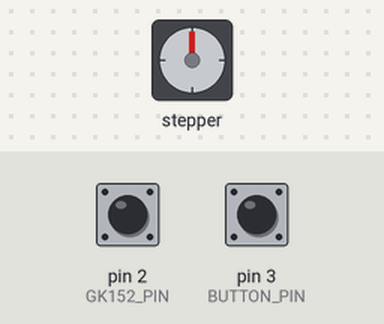
This sketch was run on a simulated Arduino Uno, built with avr-gcc and run on an emulated ATmega328P. Shown: stepper motor. The test bench sets the inputs (shaded band); at power-on: pin 3 (BUTTON_PIN) HIGH, pin 2 (GK152_PIN) HIGH. Stepper angles assume 3200 steps per turn; what the sketch prints to the serial monitor is not drawn.

Above: at 1.2 s.
1.3 s: pin 3 (BUTTON_PIN) pulled LOW for 0.15 s
At 1.5 s:
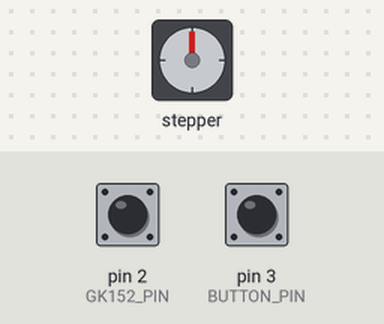
At 2.1 s:
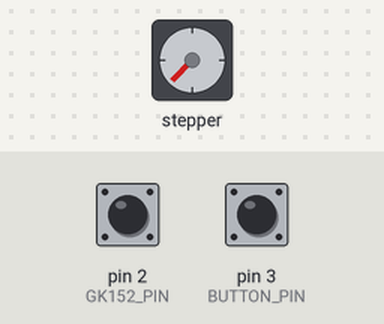
4.3 s: pin 2 (GK152_PIN) pulled LOW for 0.15 s
10.4 s: pin 2 (GK152_PIN) pulled LOW for 1 s
13.6 s: pin 3 (BUTTON_PIN) pulled LOW for 1 s
At 18.6 s:
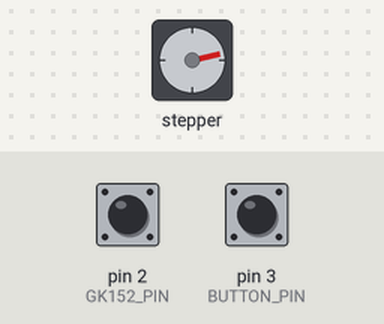
Timing chart, 0 to 20.6 s (numbered marks = the images above; inputs shaded):
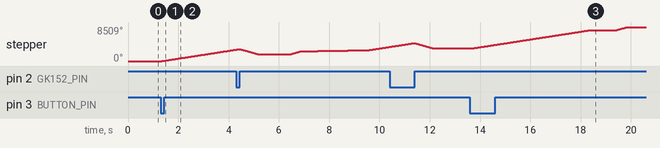

Measured:
- after the input at 1.3 s, stepper: keeps turning clockwise at about 972°/s, starting after 0.05 s
- after the input at 13.6 s, stepper: turns 4500° clockwise in 4.6 s, then 872° clockwise in 1.2 s

The sketch:

ivd.ino
```cpp
#include <Arduino.h>
#include "DRV8834.h"

// ─────────────────────────────────────────────────────────────
// Pin Configuration
// ─────────────────────────────────────────────────────────────
constexpr uint8_t BUTTON_PIN       = 3;
constexpr uint8_t DIR_PIN          = 4;
constexpr uint8_t STEP_PIN         = 6;
constexpr uint8_t SLEEP_PIN        = 12;
constexpr uint8_t MICROSTEP_PIN_0  = 9;
constexpr uint8_t MICROSTEP_PIN_1  = 10;
constexpr uint8_t GK152_PIN        = 2;  // Optical switch (GK152 black wire)

// ─────────────────────────────────────────────────────────────
// Motion Configuration
// ─────────────────────────────────────────────────────────────
constexpr uint8_t DEBOUNCE_MS      = 50;
constexpr int MOTOR_STEPS          = 200;

constexpr float PRE_SCAN_RPM       = 300;
constexpr int SCAN_RPM             = 18;

constexpr uint8_t MICROSTEP_LEVEL  = 16;
constexpr int BACKOFF_STEPS        = 1375;  // Steps to back off after hitting sensor
constexpr int SCAN_START_POSITION  = 800;
constexpr int SCAN_STEPS           = 275;

DRV8834 stepper(MOTOR_STEPS, DIR_PIN, STEP_PIN, SLEEP_PIN, MICROSTEP_PIN_0, MICROSTEP_PIN_1);

// ─────────────────────────────────────────────────────────────
// GK152 Optical Switch Logic
// ─────────────────────────────────────────────────────────────
const bool GK152_ACTIVE_HIGH = true;

inline bool gkBlockedRaw() {
  int val = digitalRead(GK152_PIN);
  return GK152_ACTIVE_HIGH ? (val == HIGH) : (val == LOW);
}

// ─────────────────────────────────────────────────────────────
// Debounce Variables
// ─────────────────────────────────────────────────────────────
bool lastRawState = HIGH;
bool stableButton = HIGH;
unsigned long lastChangeMs = 0;

// ─────────────────────────────────────────────────────────────
// Interrupt Flag
// ─────────────────────────────────────────────────────────────
volatile bool stopMotor = false;

void handleGK152Interrupt() {
  stopMotor = true;
}

// ─────────────────────────────────────────────────────────────
// Homing Routine Using GK152
// ─────────────────────────────────────────────────────────────
void homeToGK152(bool cwTowardSensor = true, float rpm = PRE_SCAN_RPM, bool backOff = true) {
  Serial.println("Starting homing...");

  stepper.enable();
  stepper.setMicrostep(MICROSTEP_LEVEL);
  stepper.setRPM(rpm);

  int direction = cwTowardSensor ? 1 : -1;

  bool lastState = gkBlockedRaw();
  bool triggered = false;

  for (int i = 0; i < 5000; ++i) {
    bool nowState = gkBlockedRaw();

    if (!lastState && nowState) {
      Serial.println("Sensor triggered (CLEAR → BLOCKED)");
      triggered = true;
      break;
    }

    lastState = nowState;
    stepper.rotate(direction);  // rotate one step
  }

  if (!triggered) {
    Serial.println("Homing FAILED: Sensor never triggered.");
    stepper.disable();
    return;
  }

  if (backOff) {
    Serial.println("Backing off from sensor...");
    stepper.rotate(-BACKOFF_STEPS * direction);
  }

  delay(100);
  Serial.println("Homing complete. Motor at zero position.");
  stepper.disable();
}

// ─────────────────────────────────────────────────────────────
// Setup
// ─────────────────────────────────────────────────────────────
void setup() {
  Serial.begin(9600);

  pinMode(BUTTON_PIN, INPUT_PULLUP);
  pinMode(GK152_PIN, INPUT_PULLUP);

  attachInterrupt(digitalPinToInterrupt(GK152_PIN), handleGK152Interrupt, CHANGE);

  stepper.begin(PRE_SCAN_RPM);
  stepper.setMicrostep(MICROSTEP_LEVEL);
  stepper.disable();
}

// ─────────────────────────────────────────────────────────────
// Debounced Button Read
// ─────────────────────────────────────────────────────────────
bool readButtonPressed() {
  bool raw = digitalRead(BUTTON_PIN);

  if (raw != lastRawState) {
    lastChangeMs = millis();
  }

  if (millis() - lastChangeMs >= DEBOUNCE_MS) {
    if (raw != stableButton) {
      stableButton = raw;
      if (stableButton == LOW) {
        lastRawState = raw;
        return true;
      }
    }
  }

  lastRawState = raw;
  return false;
}

// ─────────────────────────────────────────────────────────────
// Motion Sequence with Re-Homing at Start
// ─────────────────────────────────────────────────────────────
void runStepperSequence() {
  homeToGK152();

  stepper.enable();

  delay(1000);

  Serial.println("Go to Scan Start Position");
  delay(100);
  stepper.setRPM(PRE_SCAN_RPM);
  stepper.rotate(SCAN_START_POSITION);

  Serial.println("SCANNING...");
  delay(100);
  stepper.setRPM(SCAN_RPM);
  stepper.rotate(SCAN_STEPS);

  homeToGK152();
}

// ─────────────────────────────────────────────────────────────
// Main Loop
// ─────────────────────────────────────────────────────────────
void loop() {
  if (readButtonPressed()) {
    Serial.println("Button pressed!");
    runStepperSequence();
  }
}
```
